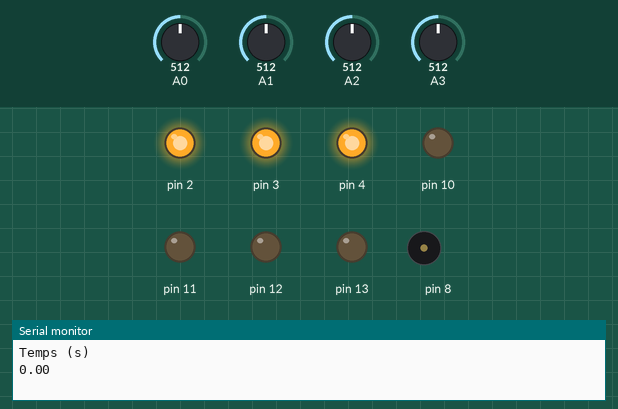
Simulated run of this sketch. Board: Arduino Uno, built with avr-gcc and run on an emulated ATmega328P. Parts: output pins drawn as LEDs (lit = HIGH), buzzer (waves = sounding), the last lines printed to the serial monitor. Dashed ring = blinking. Inputs (shaded band) come from the test bench; at power-on: A3 = 512, A0 = 512, A1 = 512, A2 = 512. Random numbers use the default seed unless the sketch sets one.

Above: at 2.1 s.
2.2 s: A3 set to 462
At 3.26 s:
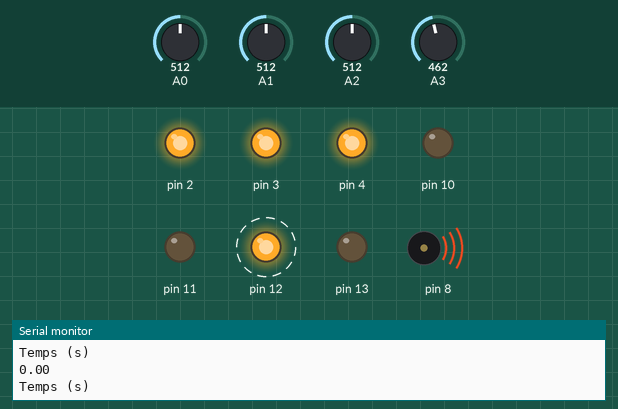
5.9 s: A3 set to 433
At 7.27 s:
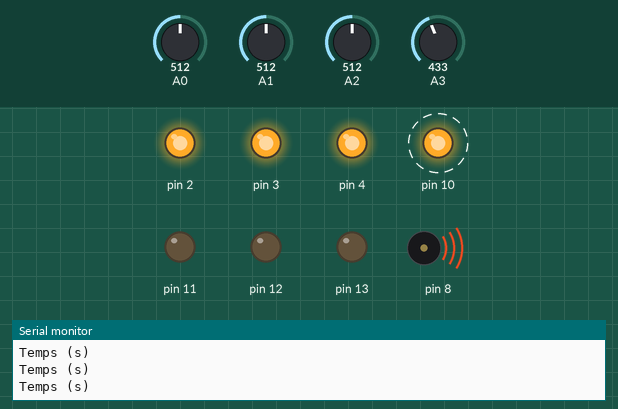
At 9.0 s:
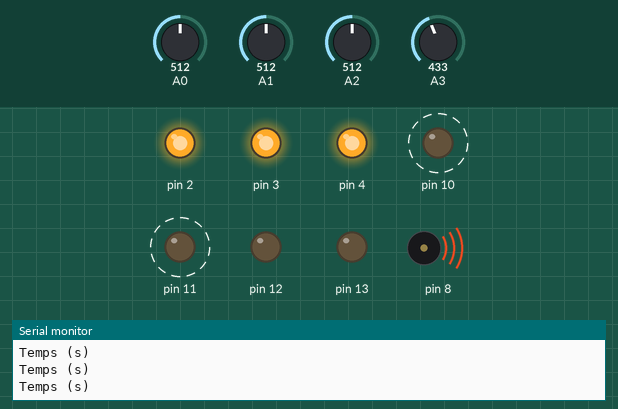
10.8 s: A3 set to 460
15.9 s: A3 set to 440
Timing chart, 0 to 20.4 s (numbered marks = the images above; inputs shaded):
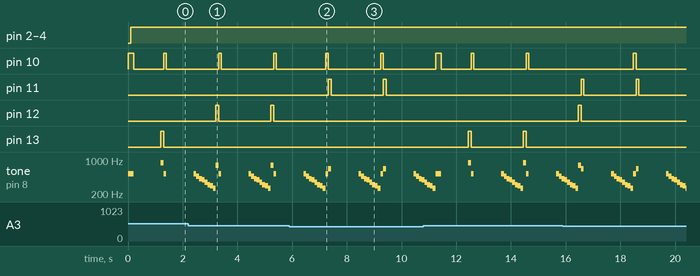

Measured:
- the behaviour switches between 450 and 449 on A3 (found by bisection; images 1 and 2)
- after the input at 5.9 s, pin 11: alternates HIGH for 0.10 s and LOW for 1.9 s, starting after 1.4 s
- by itself, pin 13: alternates HIGH for 0.10 s and LOW for 1.9 s
- by itself, tone on pin 8: plays 349 Hz for 0.10 s, 311 Hz for 0.10 s, 294 Hz for 0.10 s, 262 Hz for 0.10 s, 523 Hz for 0.20 s, 880 Hz for 0.10 s … (20 notes in this stretch)

The sketch:

simon.ino
```cpp
void setup() {
  Serial.begin(9600);
  pinMode(2, OUTPUT);
  pinMode(3, OUTPUT);
  pinMode(4, OUTPUT);
  pinMode(A0, INPUT);
  pinMode(A1, INPUT);
  pinMode(A2, INPUT);
  pinMode(A3, INPUT);
  pinMode(10, OUTPUT);
  pinMode(11, OUTPUT);
  pinMode(12, OUTPUT);
  pinMode(13, OUTPUT);
  pinMode(8, OUTPUT);

  randomSeed(analogRead(5));
}

double t0;
void loop() {

  //while (Serial.read() != '\n');
  Serial.println("Temps (s)");

  int i;
  t0 = millis()/1000.0;
  for (i=0; i<10; i++){
    // Tour de l'ordinateur
    // choix aleatoire de la led a allumer
    double notes[4] = {523, 659, 784, 880};
    long r = random(10,14); //random nombre entre 10 et 13 inclus
    digitalWrite(r, HIGH);
    tone(8, notes[r-10], 100);
    delay(100);
    digitalWrite(r, LOW);


    // Tour du joueur
    double t1 = millis()/1000.0 - t0;
    digitalWrite(2, HIGH);
    digitalWrite(3, HIGH);
    digitalWrite(4, HIGH);
    int photo10 = analogRead(3);
    int photo11 = analogRead(2);
    int photo12 = analogRead(1);
    int photo13 = analogRead(0);

    /*Serial.println(photo10);
    Serial.println(photo11);
    Serial.println(photo12);
    Serial.println(photo13);*/

    while (photo10 < 450 && photo11 < 500 && photo12 < 500 && photo13 < 500){
      photo13 = analogRead(0);
      photo12 = analogRead(1);
      photo11 = analogRead(2);
      photo10 = analogRead(3);
    }

    double t2 = millis()/1000.0 - t0;
    int test;
    if (photo10 >= 450){
      digitalWrite(10, HIGH);
      test = 10;
      tone(8, 523, 100);
    }
    else {
      if (photo11 >= 500){
        test = 11;
        digitalWrite(11, HIGH);
        tone(8, 659, 100);
      }
      else {
        if (photo12 >= 500){
          test = 12;
          digitalWrite(12, HIGH);
          tone(8, 784, 100);
        }
        else {
          if (photo13 >= 500){
            test = 13;
            digitalWrite(13, HIGH);
            tone(8, 880, 100);
          }
        }
      }
    }
    delay(100);

    // Verification de la LED : si le joueur a appuye sur la mauvaise note, il a perdu

    digitalWrite(10, LOW);
    digitalWrite(11, LOW);
    digitalWrite(12, LOW);
    digitalWrite(13, LOW);

    delay(1000);
    if (test != r){
      break;
    }
    Serial.println(t2-t1);
  }

  if (i == 10){
    // victoire !
    digitalWrite(10, HIGH);
    digitalWrite(11, HIGH);
    digitalWrite(12, HIGH);
    digitalWrite(13, HIGH);
    double gDoMaj[8] = {523,587,659,698.5,784,880,988,1046.5};
    for (int j=0; j<8; j++){
      tone(8, gDoMaj[j], 100);
      delay(101);
    }
    digitalWrite(10, LOW);
    digitalWrite(11, LOW);
    digitalWrite(12, LOW);
    digitalWrite(13, LOW);
  }
  else {
    // perdu !
    double gDoMin[8] = {262,294,311,349,392,415,466,523};
    for (int j=7; j>=0; j--){
      tone(8, gDoMin[j], 100);
      delay(101);
    }
  }

}
```
